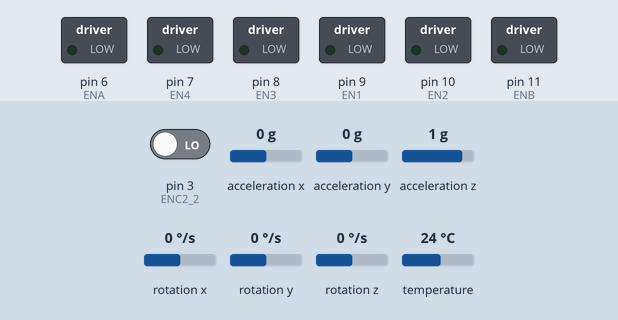
This sketch was run on a simulated Arduino Uno, built with avr-gcc and run on an emulated ATmega328P. Parts: switched loads named in the sketch (green lamp = pin HIGH). The inputs (shaded band) are chosen by the test bench; at power-on: acceleration y 0 g, acceleration x 0 g, pin 3 (ENC2_2) LOW, acceleration z 1 g, rotation x 0 °/s, rotation y 0 °/s, rotation z 0 °/s, temperature 24 °C. What the sketch prints to the serial monitor is not drawn.

Above: at 1.2 s.
1.3 s: acceleration y set to -0.3 g
At 1.7 s:
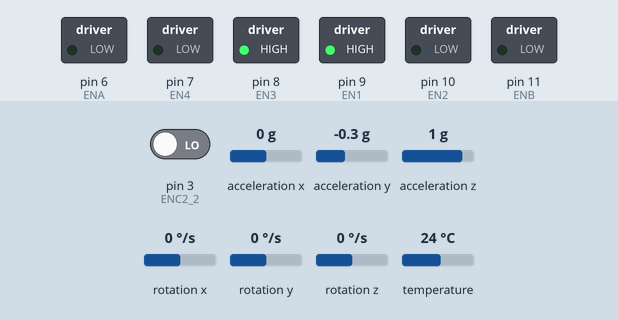
2.8 s: acceleration x set to -0.3 g
At 3.1 s:
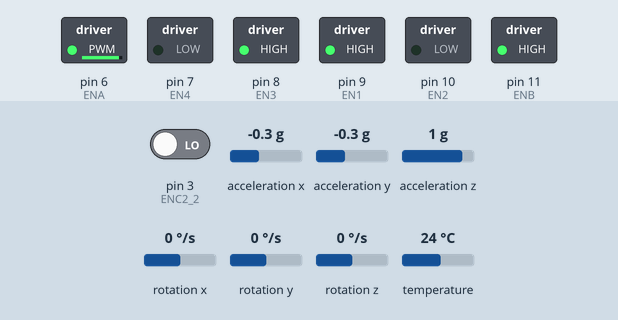
4.3 s: acceleration y set to 0.8 g
At 5.4 s:
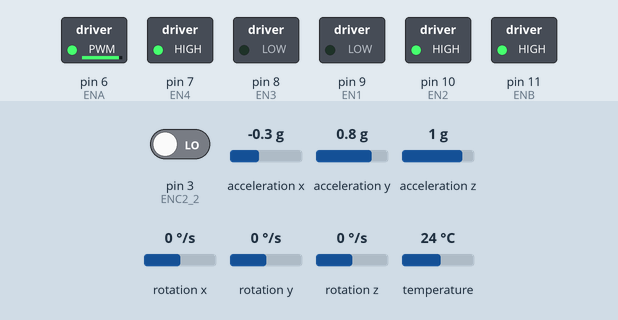
5.8 s: acceleration x set to -0.7 g
7.3 s: acceleration x set to -1 g
At 7.6 s:
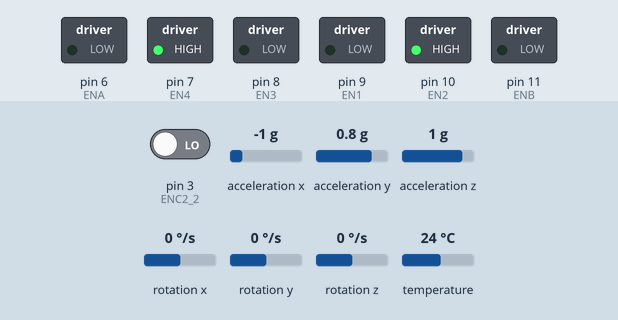
8.8 s: acceleration x set to -0.8 g
At 10.0 s:
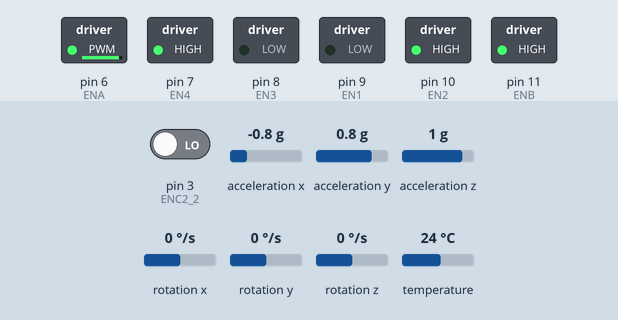
Timing chart, 0 to 11.3 s (numbered marks = the images above; inputs shaded):
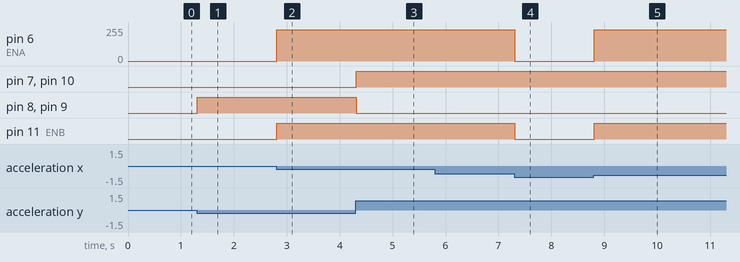

Measured:
- the behaviour switches between -0.1 and -0.2 g on acceleration y (found by bisection; images 0 and 1)
- the behaviour switches between -0.1 and -0.2 g on acceleration x (found by bisection; images 1 and 2)
- the behaviour switches between -0.8 and -0.9 g on acceleration x (found by bisection; images 3 and 4)
- after the input at 1.3 s, pin 8 (EN3), pin 9 (EN1): LOW → HIGH at once
- after the input at 2.8 s, pin 6 (ENA): 0/255 → 235/255 at once; pin 11 (ENB): LOW → HIGH at once
- after the input at 4.3 s, pin 7 (EN4), pin 10 (EN2): LOW → HIGH at once; pin 8 (EN3), pin 9 (EN1): HIGH → LOW at once
- after the input at 7.3 s, pin 6 (ENA): 235/255 → 0/255 at once; pin 11 (ENB): HIGH → LOW at once
- after the input at 8.8 s, pin 6 (ENA): 0/255 → 235/255 at once; pin 11 (ENB): LOW → HIGH at once

The sketch:

motor4.ino
```cpp
#include <util/atomic.h>
//define chân động cơ
#define ENC1_1 4 // right ga25
#define ENC2_1 5
#define ENA 6
#define EN1 9
#define EN2 10
//#define EN1 10
//#define EN2 9
#define ENC1_2 2 // left ga25
#define ENC2_2 3
#define EN3 8
#define EN4 7
#define ENB 11


#include <Adafruit_MPU6050.h>
#include <Adafruit_Sensor.h>
#include <Wire.h>


//khai báo biến tính vận tốc
float Ts = 200; // ms, khoảng tg tính vận tốc
float do_phan_giai = 335; // số xung sau 1 vòng quay
volatile int count = 0; // đếm số xung
float so_vong;
float tanso;
float R = 3; // Bán kính bánh xe
float Pi = 3.141592654;
float time_begin = 0;
bool dung = false;

//biến cho pwm, pid
int a=1, b=0;//biến quy định khoảng cân bằng 1 -1,2 -2,
long pe,p,i,d ;
float kp=55, ki=10, kd=0; //100 0 10,100 0 15,30 1 15,55 1 15,55 1 14

//khai báo thư viện mpu và tính góc
Adafruit_MPU6050 mpu;

static float trucX = 9.6;
static float trucYtruoc = -1;
static float trucYsau = 0.7;
static float gocBandau = 179;

volatile int posi_right = 0;
volatile int posi_left = 0;

void setup() {
  Serial.begin(115200);
  pinMode(ENC1_1,INPUT);
  pinMode(ENC1_2,INPUT);
  pinMode(ENC2_1,INPUT);
  pinMode(ENC2_2,INPUT);
  attachInterrupt(digitalPinToInterrupt(ENC1_1),readEncoder_right,RISING);
  attachInterrupt(digitalPinToInterrupt(ENC2_2),readEncoder_left,RISING);

  pinMode(ENA,OUTPUT);
  pinMode(EN1,OUTPUT);
  pinMode(EN2,OUTPUT);
  pinMode(ENB,OUTPUT);
  pinMode(EN3,OUTPUT);
  pinMode(EN4,OUTPUT);
  while (!Serial)
    delay(10); // will pause Zero, Leonardo, etc until serial console opens
  Serial.println("Adafruit MPU6050 test!");
 // Try to initialize!
  if (!mpu.begin()) {
    Serial.println("Failed to find MPU6050 chip");
    while (1) {
      delay(10);
    }
  }
  Serial.println("MPU6050 Found!");
  mpu.setAccelerometerRange(MPU6050_RANGE_8_G);
  Serial.print("Accelerometer range set to: ");
  switch (mpu.getAccelerometerRange()) {
  case MPU6050_RANGE_2_G:
    Serial.println("+-2G");
    break;
  case MPU6050_RANGE_4_G:
    Serial.println("+-4G");
    break;
  case MPU6050_RANGE_8_G:
    Serial.println("+-8G");
    break;
  case MPU6050_RANGE_16_G:
    Serial.println("+-16G");
    break;
  }
  mpu.setGyroRange(MPU6050_RANGE_500_DEG);
  Serial.print("Gyro range set to: ");
  switch (mpu.getGyroRange()) {
  case MPU6050_RANGE_250_DEG:
    Serial.println("+- 250 deg/s");
    break;
  case MPU6050_RANGE_500_DEG:
    Serial.println("+- 500 deg/s");
    break;
  case MPU6050_RANGE_1000_DEG:
    Serial.println("+- 1000 deg/s");
    break;
  case MPU6050_RANGE_2000_DEG:
    Serial.println("+- 2000 deg/s");
    break;
  }
  mpu.setFilterBandwidth(MPU6050_BAND_94_HZ);
  Serial.print("Filter bandwidth set to: ");
  switch (mpu.getFilterBandwidth()) {
  case MPU6050_BAND_260_HZ:
    Serial.println("260 Hz");
    break;
  case MPU6050_BAND_184_HZ:
    Serial.println("184 Hz");
    break;
  case MPU6050_BAND_94_HZ:
    Serial.println("94 Hz");
    break;
  case MPU6050_BAND_44_HZ:
    Serial.println("44 Hz");
    break;
  case MPU6050_BAND_21_HZ:
    Serial.println("21 Hz");
    break;
  case MPU6050_BAND_10_HZ:
    Serial.println("10 Hz");
    break;
  case MPU6050_BAND_5_HZ:
    Serial.println("5 Hz");
    break;
  }
  Serial.println("");
}
float vantoc()
{
  if(dung == false){
    time_begin = millis();
    dung = true;
  }
  if( digitalRead(5) == 1) count++;
  float thoigian = millis() - time_begin;
  if( thoigian > Ts)
  {
     so_vong = count / do_phan_giai;
     tanso =1000 * so_vong / thoigian;
     count = 0;
     dung = false;
     return tanso*R*2*Pi;
  }
}
bool sauHaytruoc(float giatocYHientai)
{
  if(giatocYHientai > trucYsau) return 0;
  if(giatocYHientai < trucYtruoc) return 1;
}
float tinhGoc(float giatocXHientai)
{
    float gocHientai;
    gocHientai = acos(giatocXHientai /trucX)*180/3.14;
    Serial.println("GOC HIEN TAI");//in ra góc hiện tại theo x
    Serial.println(gocHientai);
    return gocHientai;
}
float goc_vantoc_right(float x, float y){
  float gocHt = gocBandau-tinhGoc(x);
//  Serial.print("gocHt ");
//  Serial.print(gocHt);
//  Serial.println("");
  p=gocHt;
  i += p;
  d=p-pe;
  float vt;
  if (gocHt<=80){
  if (y > a  || y < b ) vt = PID(gocHt,i,d)   ;
  else if (y>b && y< a) vt = 0;
  if (vt > 255) vt=255,ki=0;
  else if (vt<120) vt=0;
  else vt=vt-20;
  }
  else if (gocHt>80) vt=0;
//  Serial.print("goc_vantoc_right (vận tốc truyền cho xe) ");
//  Serial.print(vt);
//  Serial.println("");
  return vt;
}
float goc_vantoc_left(float x, float y){
  float gocHt = gocBandau-tinhGoc(x);
//  Serial.print("gocHt  ");
//  Serial.print(gocHt);
//  Serial.println("");
  p=gocHt;
  i += p;
  d=p-pe;

  float vt;
  if (gocHt<=80){
  if (y > a  || y < b ) vt = PID(gocHt,i,d) ;
  else if (y>=b && y<= a) vt = 0;
  if (vt > 255) vt=255;
  else if (vt<120) vt=0;
  else vt=vt;//vt=vt-25;
  }
  else if (gocHt>80) vt=0;
//  Serial.print("goc_vantoc_left (vận tốc truyền cho xe) ");
//  Serial.print(vt);
//  Serial.println("");
  return vt;
}
void setMotor_right(int dir, int pwmVal, int ena, int en1, int en2){
  analogWrite(ena,pwmVal);
  if(dir == 1){ // forward
    digitalWrite(en1,HIGH);
    digitalWrite(en2,LOW);
  }
  else if(dir == -1){ //reverse
    digitalWrite(en1,LOW);
    digitalWrite(en2,HIGH);
  }
  else{ // stop
    digitalWrite(en1,LOW);
    digitalWrite(en2,LOW);
  }
}
void setMotor_left(int dir, int pwmVal, int enb, int en3, int en4){
    analogWrite(enb,pwmVal);
  if(dir == 1){ // forward
    digitalWrite(en3,HIGH);
    digitalWrite(en4,LOW);
  }
  else if(dir == -1){ //reverse
    digitalWrite(en3,LOW);
    digitalWrite(en4,HIGH);
  }
  else{ // stop
    digitalWrite(en3,LOW);
    digitalWrite(en4,LOW);
  }
}

void readEncoder_right(){
  int x = digitalRead(5);
  if(x > 0)
    posi_right++;
  else
    posi_right--;
}
int dir(int x){
  if (x>0) x=-1; else if (x<0) x=1;//-1 1
  return x;
}
void setMotor (int dir, int pwmVal,int ena, int enb,int en1, int en2, int en3, int en4){
  setMotor_right( dir,  pwmVal, ena, en1,  en2);
  setMotor_left( dir,  pwmVal,  enb,  en3, en4);
}
void readEncoder_left(){
  int x = digitalRead(ENC2_2);
  if(x > 0)
    posi_left++;
  else
    posi_left--;
}
float PID(float error, float I, float D )
{

  float P,PID_value;
    P = error;
    I = I + error;
    D = error - pe;
    if(error>=25)return 255;//15
    else if (error<15) PID_value = (kp*P) + (ki*I) + (kd*D);
    //PID_value = (kp*P) + (ki*I) + (kd*D);
    pe=error;
    return PID_value;
}
void loop() {
  /* Get new sensor events with the readings */
  sensors_event_t a, g, temp;
  mpu.getEvent(&a, &g, &temp);

  tinhGoc(a.acceleration.x);

  /* Print out the values of angle and accel */
  setMotor_right(dir(a.acceleration.y),goc_vantoc_right(a.acceleration.x,a.acceleration.y),ENA,EN1,EN2);//cả hai bánh đang cùng 1 vận tốc
  setMotor_left(dir(a.acceleration.y),goc_vantoc_left(a.acceleration.x,a.acceleration.y),ENB,EN3,EN4);
}
```
